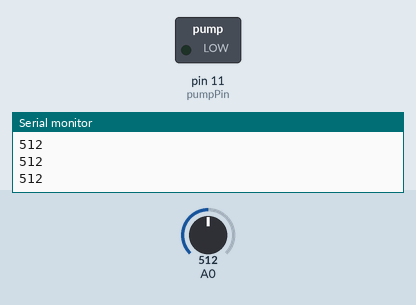
This sketch was run on a simulated Arduino Uno, built with avr-gcc and run on an emulated ATmega328P. Shown: switched loads named in the sketch (green lamp = pin HIGH), the last lines printed to the serial monitor. The test bench sets the inputs (shaded band); at power-on: A0 = 512.

Above: at 1.2 s.
1.3 s: A0 set to 992
2.8 s: A0 set to 1011
At 4.0 s:
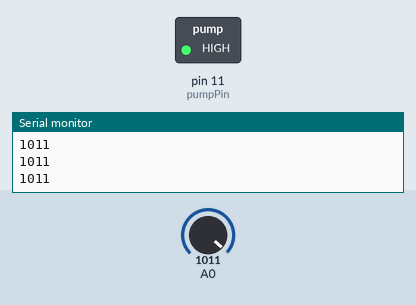
4.3 s: A0 set to 990
At 5.2 s:
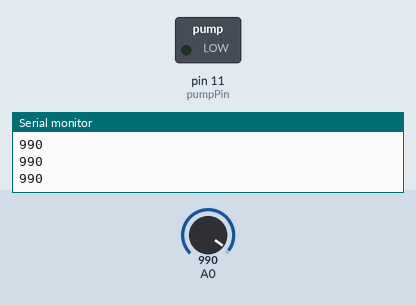
5.8 s: A0 set to 1010
At 6.3 s:
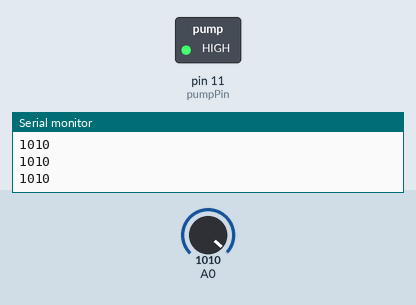
Timing chart, 0 to 8.3 s (numbered marks = the images above; inputs shaded):
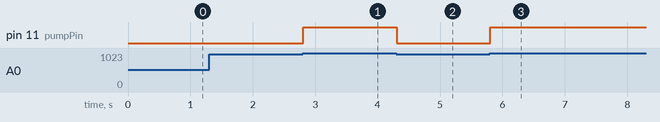

Measured:
- the behaviour switches between 1000 and 1001 on A0 (found by bisection; images 0 and 1)
- after the input at 2.8 s, pin 11 (pumpPin): LOW → HIGH at once
- after the input at 4.3 s, pin 11 (pumpPin): HIGH → LOW at once
- after the input at 5.8 s, pin 11 (pumpPin): LOW → HIGH at once

The sketch:

variables.ino
```cpp
int pumpPin = 11; //pin used to control pump

int pumpSpeed = 255; //pump speed, any value between 0-255 for valid results

int conductivity; //conductivity value, analog values converted to digital 0-1023 from analogRead and digitalWrite

int threshold = 1000; //threshold where pump will be and should be turned off

//it is to be noted that there were times where certain variable values have been tested and scrapped in order to ensure the code will actually work well with the rest of the constructed model.
```

loop.ino
```cpp
void loop() {

  conductivity = analogRead(A0); //conductivity's central read will come from the A0 pin on the Arduino Uno R4 Minima (utilized board)

  Serial.println(conductivity); //communicates with serial monitor that conductivity units that were named in the variable file are to be displayed

  if(conductivity > threshold) {

    analogWrite(pumpPin, pumpSpeed); //condition where the pump should be turned on if the threshold has yet to be reached
  }
  else {

    analogWrite(pumpPin, LOW); //condition where the pump is to be turned off or stay idle if the threshold has been reached.
  }
}

//note this code has been tweaked numerous times to ensure that the model's function is successful.
```

setup.ino
```cpp
void setup() {

  pinMode(pumpPin, OUTPUT); //pumpPin i.e. the pump being used for the model will be set as the output of said model that is what is being controlled throughout

  Serial.begin(9600); //initializing serial communication with the Serial Monitor that is accessible on Arduino IDE at a rate of 9600 baud.
                      //baud rate can be changed if needed or if a desired print rate is wanted instead of the defualt 9600 provided by the application

  Serial.println("Initialize Conductivity Output"); // "Initialize Conductivity Output" is printed to ensure that the Serial Monitor is able to communicate with the code and model
}

//noted that a delay feature can be implemented during the set up of the code to help slow down the rate of which the serial monitor is printing/displaying values, without needing to change the baud rate.
//example of such would be delay(500);, which will pause the execution of the code for half a millisecond.
```
